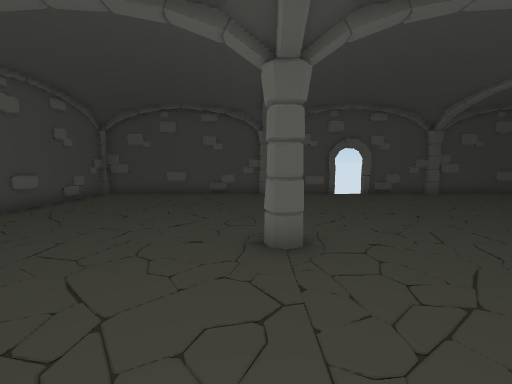
View 1 (above)

15 first-person views from a walk through a 3-D level made in the Unity game engine. The camera is 1.4 m above the floor, tilts 6° down and sees 90° across. The floor is counted in squares, 1 m on a side. Each view is taken from the middle of a square. On the plan, view 1 faces up. The plan holds only what a view shows up to about 13 squares ahead; the rest is blank. The place goes on beyond the plan. The player is left out. Door leaves are left out, so doorways stand open.

View 2
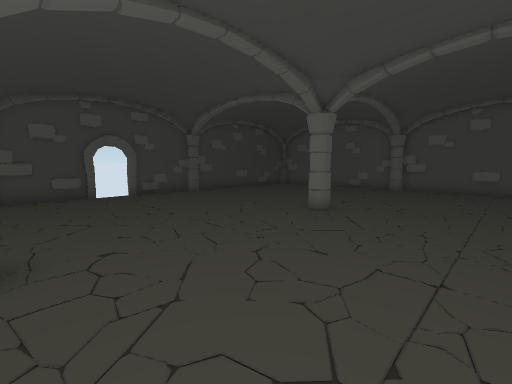

View 3
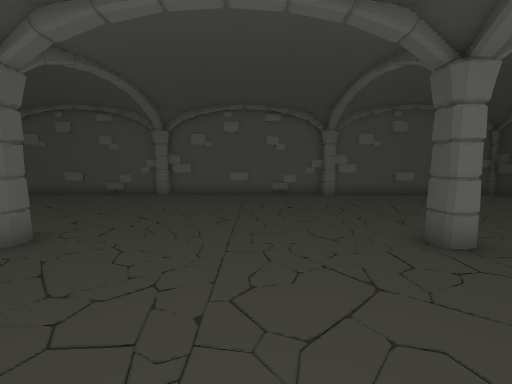

View 4
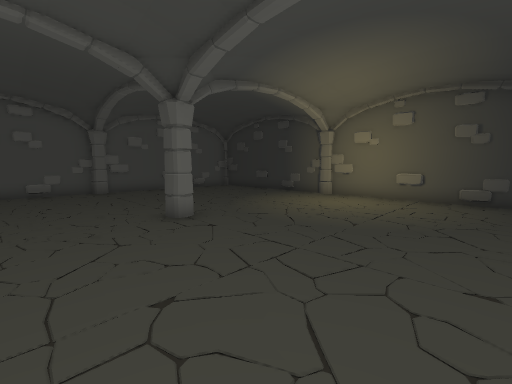

View 5
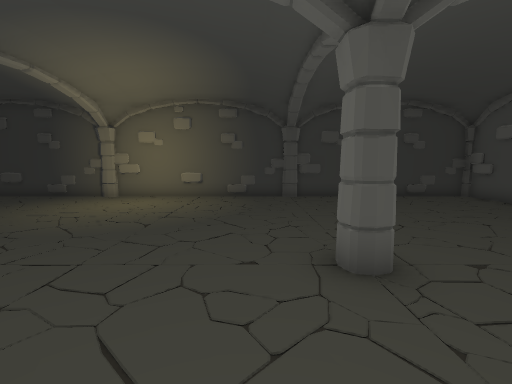

View 6
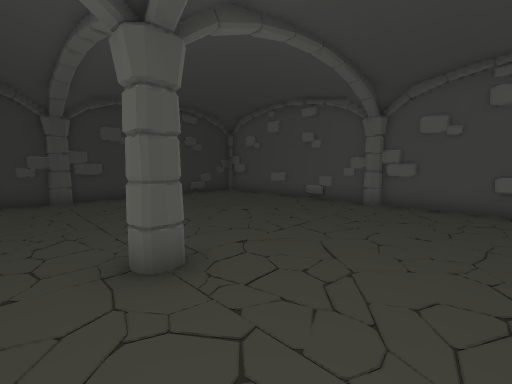

View 7
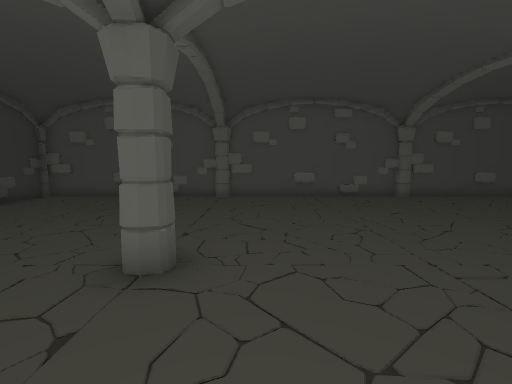

View 8
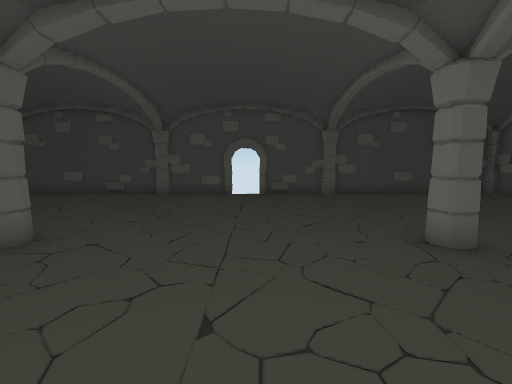

View 9
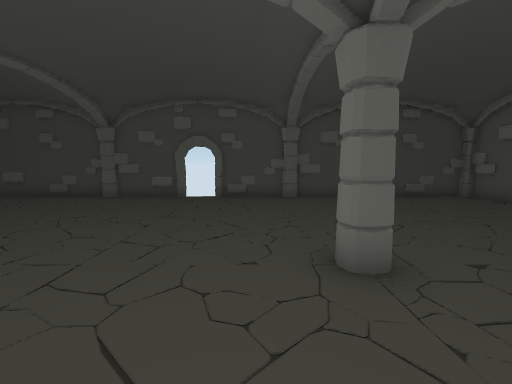

View 10
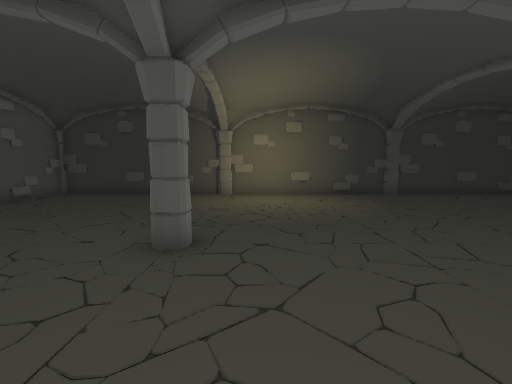

View 11
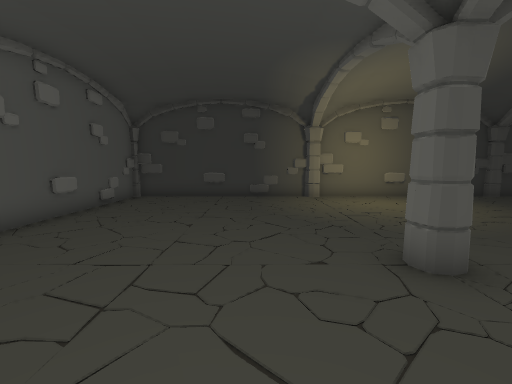

View 12
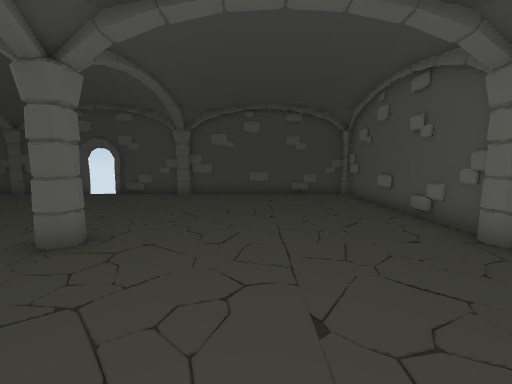

View 13
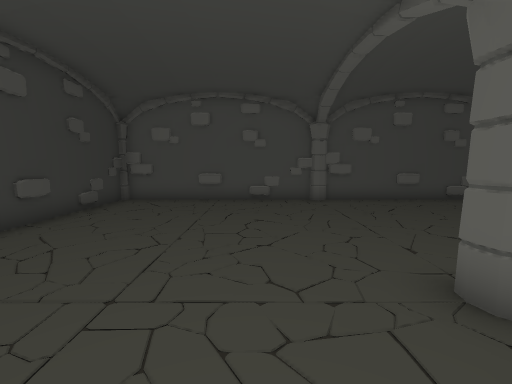

View 14
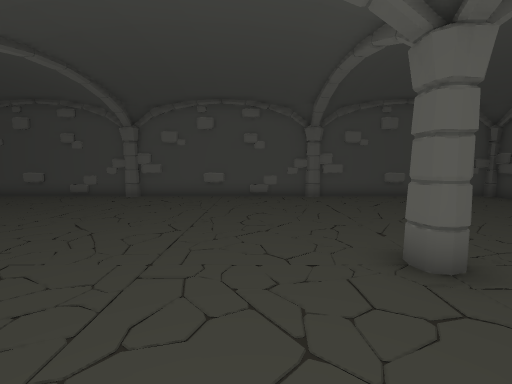

View 15
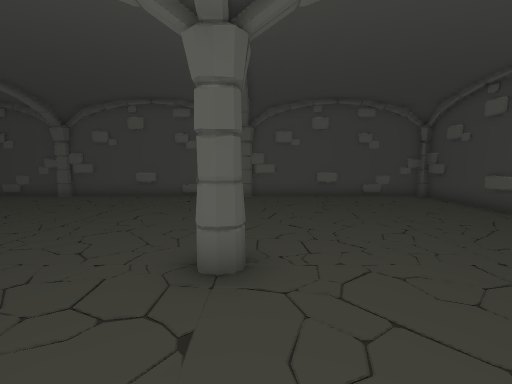

### Floor plan
Key: @ floor where view 1 was taken; # wall or solid block; x gap in a wall; . floor; D open door.
Columns run from 8 left of view 1 to 17 right of it. Each row starts with its distance up from view 1.
 13  ###########xx###########
 12  #......##....###.......##
 11  #.......................#
 10 ##.......................#
  9 #........................#
  8 #........................#
  7 #........................#
  6 #........................#
  5 ##......##......##......##
  4  #......##......##......##
  3  #.......................#
  2 ##.......................#
  1 #........................#
  0 #.......@................#
 -1 #........................#
 -2 #........................#
 -3 ##......##......##.......#
 -4  #......##......##.......#
 -5  #........DD.............#
 -6 ##.......................#
 -7 #.......................##
 -8 #.......................##
 -9 #........................#
-10 #.......................##
-11 ###.....###.....###.....#
-12   ####### ####### #######

Positions as (right, up) in squares from view 1, and headings:
1: (0, 0), facing up
2: (1, 0), facing up-right
3: (4, 0), facing right
4: (2, 0), facing down-right
5: (2, 0), facing down
6: (2, 0), facing down-left
7: (4, -2), facing left
8: (5, 0), facing up
9: (7, 1), facing up
10: (7, 1), facing down
11: (11, 0), facing down
12: (12, 0), facing up
13: (3, -6), facing left
14: (4, 2), facing left
15: (4, 5), facing left
